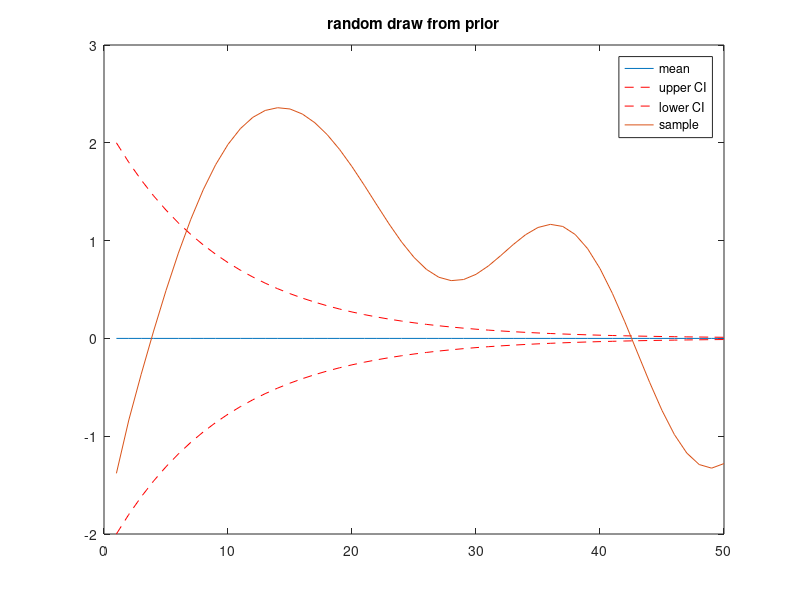

Reproduce this figure in MATLAB.


ad = 0.9;
c = 1.0;

P = 1.0;
mu = 0;     % for now this should be kept the case
Q = 0.0001;

N = 50;

ts = 0:N-1;


% K = P*(ad.^ts).'*(ad.^ts);
% for i = 2:N
%     K(i:end,i:end) = K(i:end,i:end)+ Q*ad.^(0:N-i).'*ad.^(0:N-i);
%     
% end
% K = [P, P*ad, P*ad^2;
%     ad*P, ad*P*ad+Q, P*ad+Q*ad;
%     ad*ad*P, ad*P+Q*ad, ad^2*P*ad^2+ad^2*Q+Q];

K = NaN(N,N);
for i = 1:N
   K(i,i:N) = P*ad.^(0:N-i);
   K(i:N,i) = P*ad.^(0:N-i).'; 
   K(i,i) = ad^(i-1)*P*ad^(i-1);
    
end

% for i = 2:N
%     K(i:end,i:end) = K(i:end,i:end)+ Q*ad.^(0:N-i).'*ad.^(0:N-i);
%     
% end




% K = [P, P*ad, P*Ad^2;
%     ad*P, ad*P*ad, 
%     ad*ad*P, ad*ad*P*ad, ad*ad*P*ad*ad

% K = K

xs = real(sqrtm(K))*randn(N,1);
upper = 2*sqrt(diag(K));
lower =-2*sqrt(diag(K));

figure(1)
clf
plot(zeros(N,1))
hold on
plot(upper,'r--')
plot(lower,'r--')
plot(xs)
hold off
legend('mean','upper CI','lower CI','sample')
title('random draw from prior')

% could we condition on say the first state being 1?
% ts2 = [0,30];
% R = 0.01;
% K21 = ad.^ts2.'*P*ad.^ts;
% K21(2,31) = 1.0*Q;
% K22 = ad.^ts2.'*P*ad.^ts2+R*eye(length(ts2));
% % x2 = [1.0;0.5];
% 
% xhat = K21.'*(K22\x2);
% Khat = K - K21.'*(K22\K21);
% upper = xhat + real(sqrt(diag(Khat)));
% lower = xhat - real(sqrt(diag(Khat)));
% 
% 
% figure(2)
% clf
% plot(xhat)
% hold on
% plot(ts2+1,x2,'o')
% plot(upper,'r--')
% plot(lower,'r--')
% hold off




